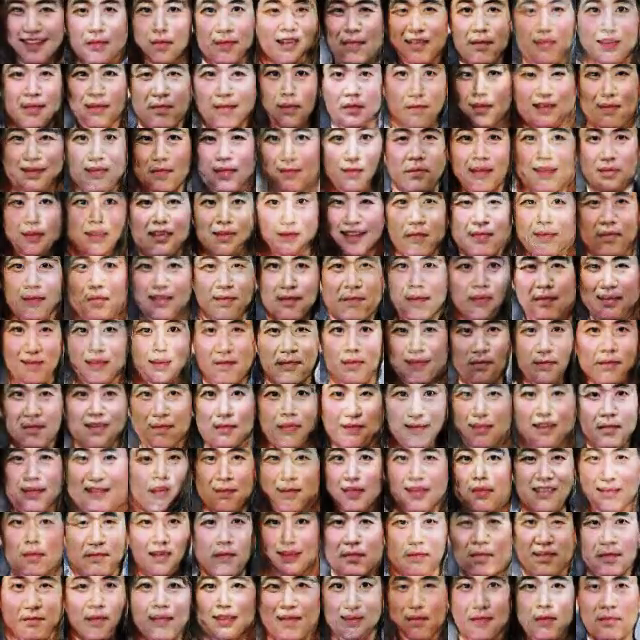
#> input picture frame 38 of web/videos/random.mp4, 640 x 640 px, given in place of FsfczP3ESd5UA_0.avi, which was not available
$ python synth.py
#> lines starting #> are read from the running program, lines starting #| are printed output that depends on the picture
import numpy as np
import cv2
import math
import sys
import os
from itertools import cycle

initial_face_file = "/home/sandro/Documents/ECE496/gif-gan/data_collection/crops/FsfczP3ESd5UA_0.avi"
output_file = "/home/sandro/Documents/ECE496/gif-gan/data_collection/synth.mp4"

def make_path(key_points, num_steps):
    assert(len(key_points) > 0)
    assert(num_steps >= 2)
    path = [key_points[0]]
    for i in range(len(key_points)-1):
        (x1, y1) = key_points[i]
        (x2, y2) = key_points[i+1]
        xs = np.linspace(x1, x2, num_steps)[1:]
        ys = np.linspace(y1, y2, num_steps)[1:]
        path.extend(zip(xs, ys))
    return path

cap = cv2.VideoCapture(initial_face_file)
assert(cap.isOpened())
ret, face = cap.read()
#> face is the input picture: shape (640, 640, 3); mean B, G, R 106.2, 118.6, 158.9
assert(ret)
face = cv2.resize(face, (100,100), interpolation = cv2.INTER_LINEAR)
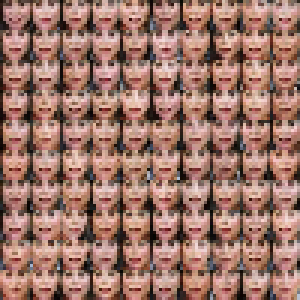
#> face: shape (100, 100, 3) (shown 3 times larger); mean B, G, R 105.5, 117.6, 157.4

fourcc = cv2.VideoWriter_fourcc(*'H264')
frame_size = (500, 500) # width, height
out = cv2.VideoWriter(output_file, fourcc, 25.0, frame_size)
key_points = [(100,100), (300,100), (100,300), (300,300)]
num_steps = 25
path = make_path(key_points, num_steps)

for (x, y) in path:
    colour = np.array([255,0,0]).astype('uint8') # blue in BGR
    frame = np.tile(colour, (frame_size[1], frame_size[0], 1))
    (dy, dx, _) = face.shape
#> (the run stopped early here; a loop or call above may not have finished)

$ run again, starting later in the video
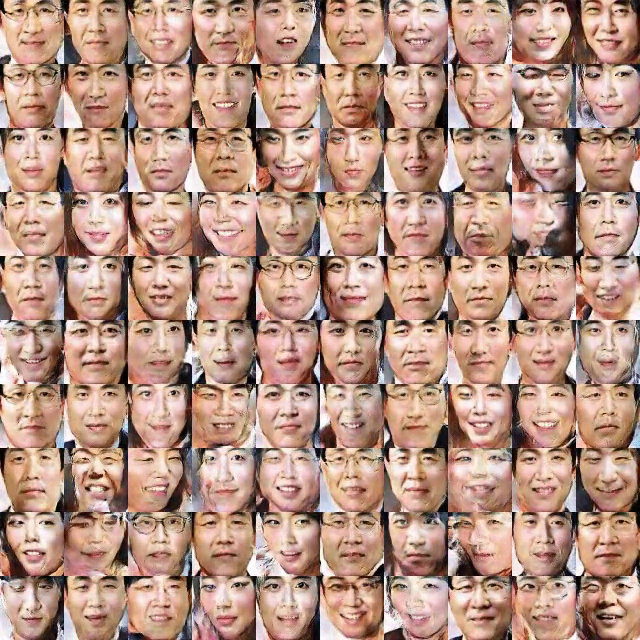
#> input picture frame 172 of web/videos/random.mp4, 640 x 640 px, given in place of FsfczP3ESd5UA_0.avi, which was not available
#> face is the input picture: shape (640, 640, 3); mean B, G, R 130.7, 147, 182.8
#> `face = cv2.resize(face, (100,100), interpolation = cv2.INTER_LINEAR)`:
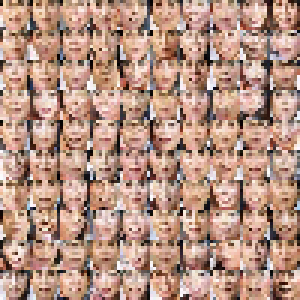
#> face: shape (100, 100, 3) (shown 3 times larger); mean B, G, R 130.1, 146.2, 181.4

$ run again, starting later in the video
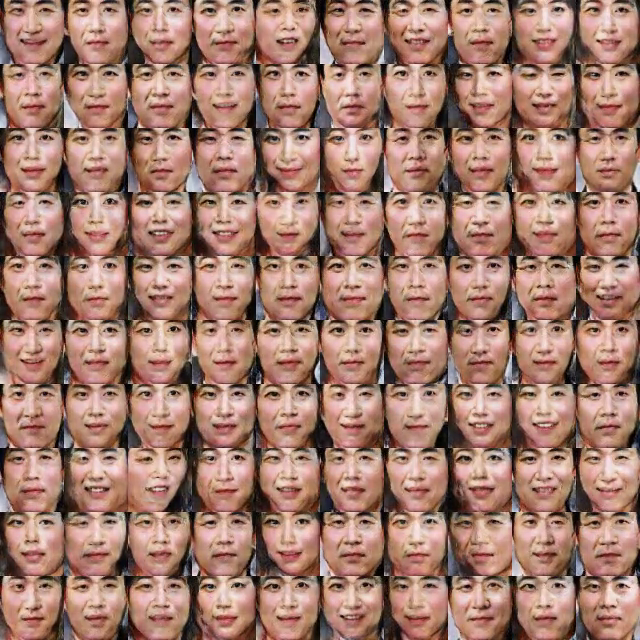
#> input picture frame 306 of web/videos/random.mp4, 640 x 640 px, given in place of FsfczP3ESd5UA_0.avi, which was not available
#> face is the input picture: shape (640, 640, 3); mean B, G, R 109.7, 123.6, 163.1
#> `face = cv2.resize(face, (100,100), interpolation = cv2.INTER_LINEAR)`:
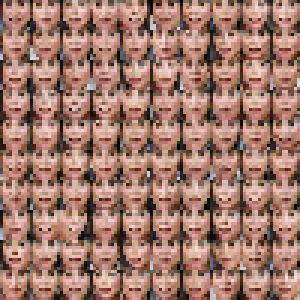
#> face: shape (100, 100, 3) (shown 3 times larger); mean B, G, R 108.4, 122, 161.2
